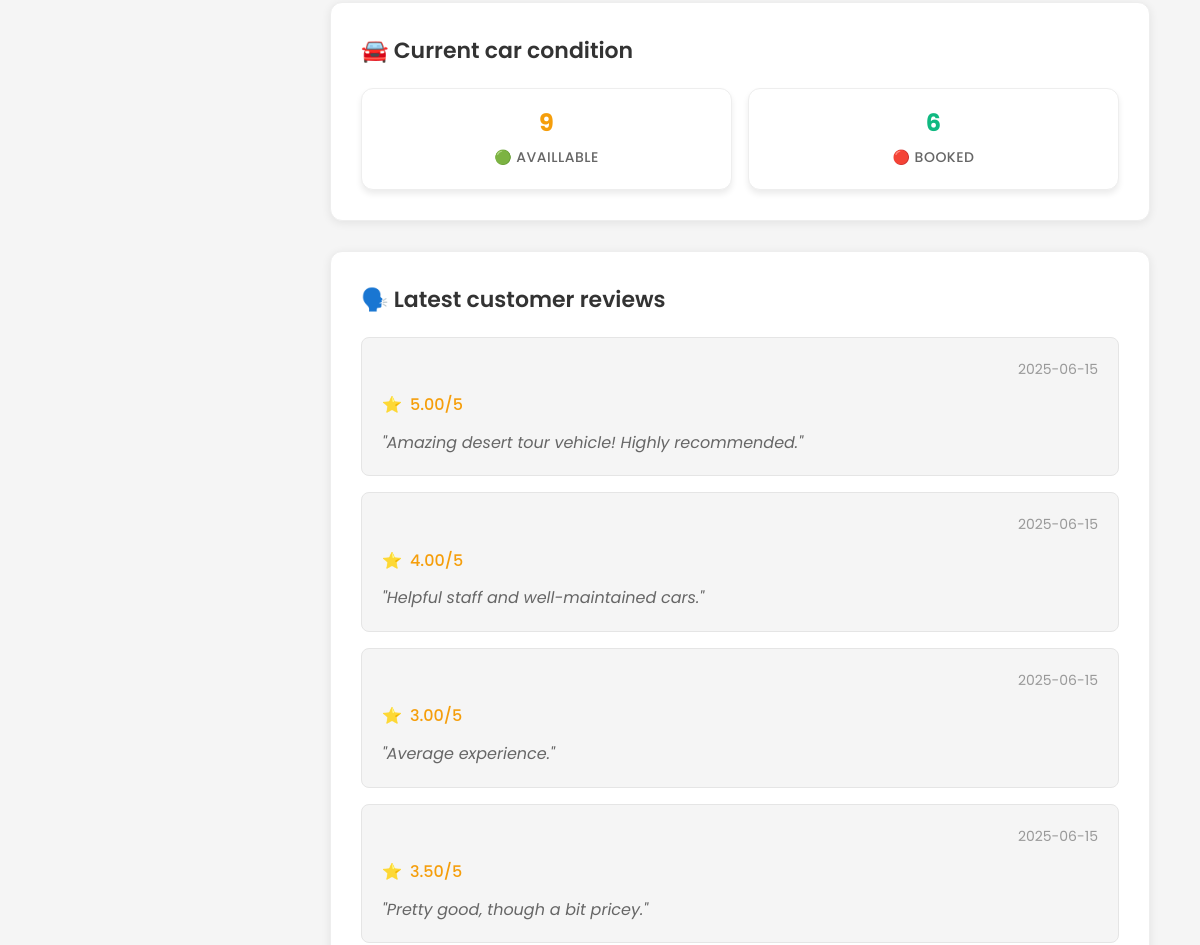
The page /api/dashboard/AgencyDash/index.php?agency_id=3 (signed in, middle part) on the database as committed earlier.
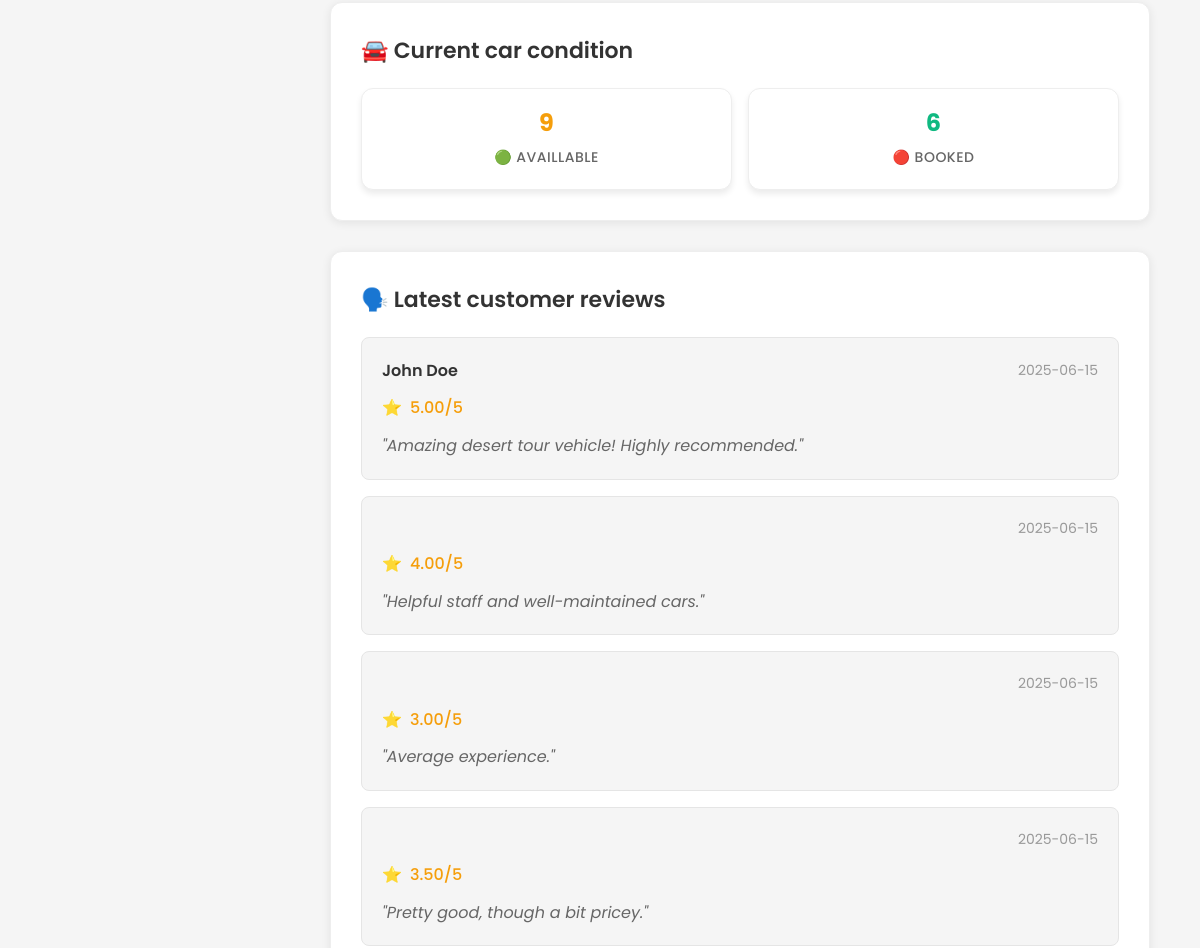
The same page on the database as committed later.
### tables this page shows
CREATE TABLE `agency_review` (
  `review_id` int(11) NOT NULL,
  `user_id` int(11) NOT NULL,
  `agency_id` int(11) NOT NULL,
  `rating` decimal(3,2) NOT NULL CHECK (`rating` >= 0 and `rating` <= 5),
  `review_text` text NOT NULL,
  `created_at` date DEFAULT curdate()
);

CREATE TABLE `users` (
  `user_id` int(11) NOT NULL,
  `full_name` varchar(55) NOT NULL,
  `username` varchar(100) NOT NULL,
  `email` varchar(150) NOT NULL,
  `password` varchar(255) NOT NULL,
  `phone_number` varchar(15) NOT NULL,
  `registration_date` date DEFAULT curdate(),
  `user_type` enum('customer','admin') NOT NULL DEFAULT 'customer'
);

### api/dashboard/AgencyDash/functions.php (called while the page is built, shortened)
<?php
function getAgencyCarsAvailability($agency_id, $conn)
{
    $sql = "
        SELECT availability_status, COUNT(*) AS count
        FROM car
        WHERE agency_id = ?
        GROUP BY availability_status
    ";
    $stmt = $conn->prepare($sql);
    $stmt->execute([$agency_id]);
    $availability = [
        'available' => 0,
        'booked' => 0
    ];
    foreach ($stmt->fetchAll(PDO::FETCH_ASSOC) as $row) {
        $availability[$row['availability_status']] = $row['count'];
    }
    return $availability;
}
function getLatestAgencyReviews($agency_id, $conn, $limit)
{
    $sql = "
        SELECT r.rating, r.review_text, r.created_at, u.full_name
        FROM agency_review r
        JOIN users u ON u.user_id = r.user_id
        WHERE r.agency_id = ?
        ORDER BY r.created_at DESC
        LIMIT ?
    ";
    $stmt = $conn->prepare($sql);
    $stmt->bindValue(1, $agency_id, PDO::PARAM_INT);
    $stmt->bindValue(2, $limit, PDO::PARAM_INT);
    $stmt->execute();
    return $stmt->fetchAll(PDO::FETCH_ASSOC);
}

### api/dashboard/AgencyDash/pages/statistics.php (the view, shortened to what this page needs)
<?php
require_once __DIR__ . '/../functions.php';
$agency_id = $_SESSION['agency_id'] ?? null;
$availabilityCounts = getAgencyCarsAvailability($agency_id, $pdo);
$latestReviews = getLatestAgencyReviews($agency_id, $pdo, 5);
?>
<!DOCTYPE html>
<html lang="en">
<head>
    <link rel="stylesheet" href="css/statistics.css">
</head>
<body>
    <div class="content-subsection">
        <h2 class="section-title">🚘 Current car condition</h2>
        <div class="status-stats-grid">
            <div class="stat-card">
                <div class="stat-value"><?= $availabilityCounts['available'] ?></div>
                <div class="stat-label">🟢 Availlable</div>
            </div>
            <div class="stat-card">
                <div class="stat-value"><?= $availabilityCounts['booked'] ?></div>
                <div class="stat-label">🔴 Booked</div>
            </div>
        </div>
    </div>
    <div class="content-subsection">
        <h2 class="section-title">🗣️ Latest customer reviews</h2>
        <div class="reviews-list">
            <?php foreach ($latestReviews as $review): ?>
                <div class="review-card">
                    <div class="review-header">
                        <strong><?= htmlspecialchars($review['full_name']) ?></strong>
                        <span class="review-date"><?= $review['created_at'] ?></span>
                    </div>
                    <div class="review-rating"><?= number_format($review['rating'], 2) ?>/5</div>
                    <p class="review-text">"<?= htmlspecialchars($review['review_text']) ?>"</p>
                </div>
            <?php endforeach; ?>
        </div>
    </div>
</body>
</html>

### api/dashboard/AgencyDash/index.php (shortened to what this page needs)
<!DOCTYPE html>
<html lang="en">
<head>
    <link rel="stylesheet" href="css/dashboard.css">
</head>
<body>
<div class="dashboard-container">
    <div class="main-content">
        <?php
        $page = $_GET['page'] ?? 'statistics';
        $allowedPages = ['statistics', 'cars', 'bookings', 'reviews', 'settings', 'addBalance'];
        if (in_array($page, $allowedPages)) {
            include "pages/$page.php";
        } else {
            echo "<h2>Page not found.</h2>";
        }
        ?>
    </div>
</div>
</body>
</html>

### api/dashboard/AgencyDash/css/dashboard.css (style rules this page uses)
:root { --primary-color: #e53e3e; --secondary-color: #c8070f; --background-color: #f5f5f5; --white: #ffffff; --text-primary: #333; --sidebar-bg: #1a1f2e; --sidebar-hover: #252b3d; --sidebar-active: rgba(229, 62, 62, 0.1); --sidebar-width: 280px; --gap-xl: 20px; --gap-2xl: 30px; --font-size-base: 16px; --font-size-3xl: 24px; --font-weight-medium: 500; --font-weight-semibold: 600; --font-weight-bold: 700; --transition-fast: 0.3s ease; }
* { margin: 0; padding: 0; box-sizing: border-box; }
body { font-family: 'Poppins', sans-serif; background: var(--background-color); color: var(--text-primary); overflow-x: hidden; }
.dashboard-container { display: flex; min-height: 100vh; }
.main-content { flex: 1; margin-left: var(--sidebar-width); padding: var(--gap-2xl); }

Rows that differ between the two databases and show on the page:
changed through a linked row, agency_review "Amazing desert tour vehicle! Highly recommended.": user.full_name (not shown) → "John Doe"
